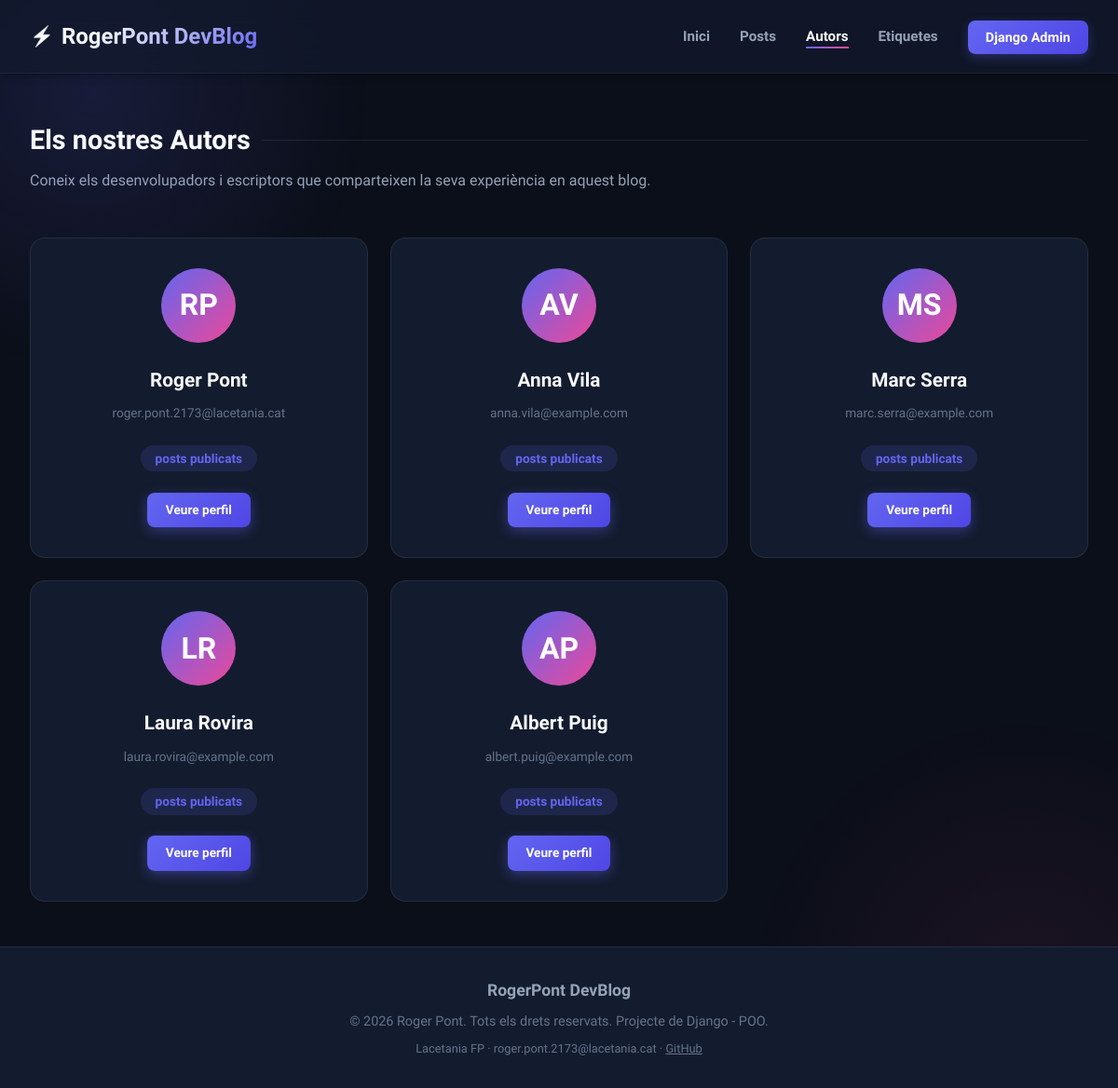
Page /authors on the earlier database version.
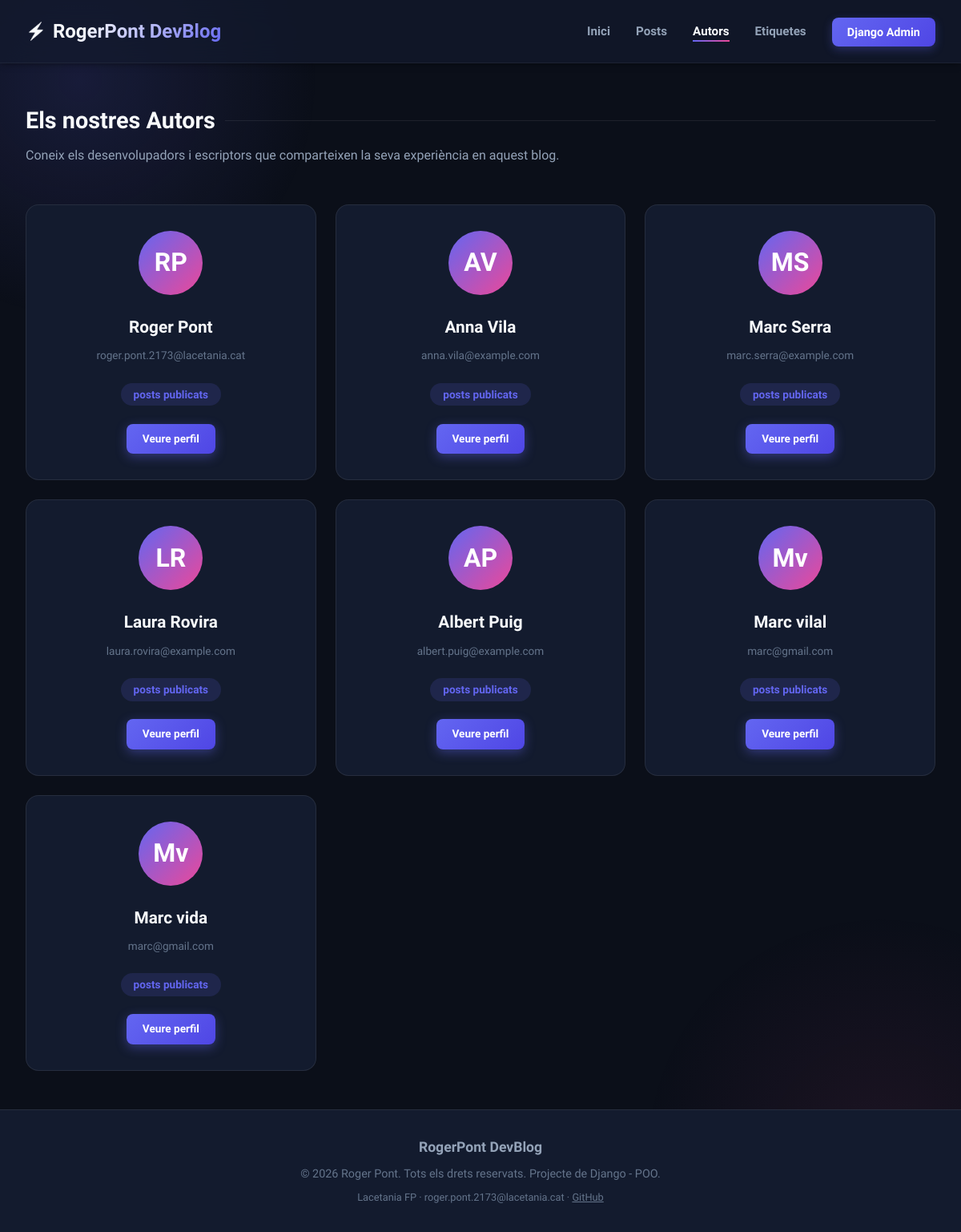
Same page on the later database version.
### blog/models.py (models this page shows, shortened)
class Author(models.Model):
    first_name = models.CharField(max_length=100)
    last_name = models.CharField(max_length=100)
    email_address = models.EmailField()

### blog/views.py (the view)
# urls.py: path("authors", views.AuthorsListView.as_view(), name="authors-page"),
class AuthorsListView(ListView):
    model = Author
    template_name = "blog/authors_list.html"
    context_object_name = "authors"

### blog/templates/blog/authors_list.html (shortened to what this page needs)
{% extends "base.html" %}
{% block content %}
<section>
    <h2 class="section-title">Els nostres Autors</h2>
    <p style="color: var(--text-secondary); margin-top: -1.5rem; margin-bottom: 3rem;">
        Coneix els desenvolupadors i escriptors que comparteixen la seva experiència en aquest blog.
    </p>
    <div class="list-wrapper">
        {% for author in authors %}
            <div class="author-card">
                <div class="author-avatar">
                    {{ author.first_name|slice:":1" }}{{ author.last_name|slice:":1" }}
                </div>
                <h3 class="author-name">{{ author.first_name }} {{ author.last_name }}</h3>
                <p class="author-email">{{ author.email_address }}</p>
                <div style="margin-top: auto;">
                    <span class="post-count-badge">{{ author.get_post_count }} posts publicats</span>
                </div>
                <a href="{% url 'author-detail-page' author.id %}" class="btn-primary" style="margin-top: 1.5rem; font-size: 0.85rem; padding: 0.5rem 1.25rem;">
                    Veure perfil
                </a>
            </div>
        {% empty %}
            <p>No s'ha trobat cap autor.</p>
        {% endfor %}
    </div>
</section>
{% endblock %}

### templates/base.html (shortened to what this page needs)
{% load static %}
<!DOCTYPE html>
<html lang="ca">
<head>
    <link rel="stylesheet" href="{% static 'blog/styles.css' %}">
</head>
<body>
    <header>
        <div class="nav-container">
            <a href="{% url 'starting-page' %}" class="logo">RogerPont DevBlog</a>
            <nav>
                <ul>
                    <li class="{% if request.resolver_match.url_name == 'starting-page' %}active{% endif %}">
                        <a href="{% url 'starting-page' %}">Inici</a>
                    </li>
                    <li class="{% if request.resolver_match.url_name == 'posts-page' or request.resolver_match.url_name == 'post-detail-page' %}active{% endif %}">
                        <a href="{% url 'posts-page' %}">Posts</a>
                    </li>
                    <li class="{% if request.resolver_match.url_name == 'authors-page' or request.resolver_match.url_name == 'author-detail-page' %}active{% endif %}">
                        <a href="{% url 'authors-page' %}">Autors</a>
                    </li>
                    <li class="{% if request.resolver_match.url_name == 'tags-page' or request.resolver_match.url_name == 'tag-posts-page' %}active{% endif %}">
                        <a href="{% url 'tags-page' %}">Etiquetes</a>
                    </li>
                    <li>
                        <a href="/admin/" target="_blank" class="nav-admin-btn">Django Admin</a>
                    </li>
                </ul>
            </nav>
        </div>
    </header>
    <main>
        {% block content %}
        {% endblock %}
    </main>
    <footer>
        <div class="footer-logo">RogerPont DevBlog</div>
        <p>&copy; 2026 Roger Pont. Tots els drets reservats. Projecte de Django - POO.</p>
        <p style="font-size: 0.8rem; margin-top: 0.5rem; color: var(--text-muted);">
            Lacetania FP · roger.pont.2173@lacetania.cat · <a href="https://github.com/RogerPont" target="_blank" style="text-decoration: underline;">GitHub</a>
        </p>
    </footer>
</body>
</html>

Differences in the rows shown:
added Author: first_name "M", last_name "v", first_name "Marc", last_name "vilal", email_address "marc@gmail.com"
added Author: first_name "M", last_name "v", first_name "Marc", last_name "vida", email_address "marc@gmail.com"
